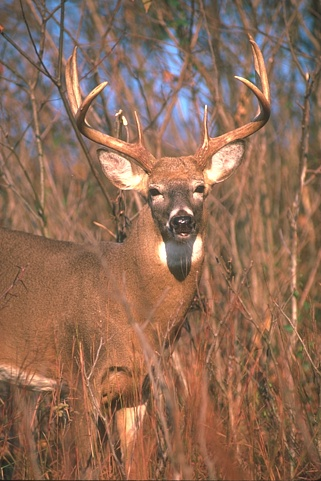
%> input picture matlab/Chen_ICCV2015_code/imdata/104010.jpg, 321 x 481 px; its folder holds only this picture in this run
$ octave Demo.m   (GNU Octave 9; MATLAB toolbox functions it lacks are replaced by stand-ins)
%> lines starting %> are read from the running program, lines starting %| are printed output that depends on the picture
### matlab/Chen_ICCV2015_code/image2cols.m
% -----------------------------------------------------------------------
%Inputs:
% im:  the noisy image to be patchized
% pSz: the predefined size of patches
% stride: the predfined gap between neighbor patches
%
%Outputs:
% res: the set of decomposed patches
%
% Last revision: 1-Dec-2015
%
% Authors: Guangyong Chen
% License: MIT License
%
% Copyright (c) 2015 Guangyong Chen
%
% Permission is hereby granted, free of charge, to any person obtaining
% a copy of this software and associated documentation files (the
% "Software"), to deal in the Software without restriction, including
% without limitation the rights to use, copy, modify, merge, publish,
% distribute, sublicense, and/or sell copies of the Software, and to
% permit persons to whom the Software is furnished to do so, subject to
% the following conditions:
%
% The above copyright notice and this permission notice shall be
% included in all copies or substantial portions of the Software.
%
% THE SOFTWARE IS PROVIDED "AS IS", WITHOUT WARRANTY OF ANY KIND,
% EXPRESS OR IMPLIED, INCLUDING BUT NOT LIMITED TO THE WARRANTIES OF
% MERCHANTABILITY, FITNESS FOR A PARTICULAR PURPOSE AND
% NONINFRINGEMENT. IN NO EVENT SHALL THE AUTHORS OR COPYRIGHT HOLDERS BE
% LIABLE FOR ANY CLAIM, DAMAGES OR OTHER LIABILITY, WHETHER IN AN ACTION
% OF CONTRACT, TORT OR OTHERWISE, ARISING FROM, OUT OF OR IN CONNECTION
% WITH THE SOFTWARE OR THE USE OR OTHER DEALINGS IN THE SOFTWARE.
%
% -----------------------------------------------------------------------
function res = image2cols(im, pSz, stride)
  res = [];

  range_y = 1:stride:(size(im,1)-pSz+1);
  range_x = 1:stride:(size(im,2)-pSz+1);
  channel = size(im,3);
  if (range_y(end)~=(size(im,1)-pSz+1))
    range_y = [range_y (size(im,1)-pSz+1)];
  end
  if (range_x(end)~=(size(im,2)-pSz+1))
    range_x = [range_x (size(im,2)-pSz+1)];
  end
  sz = length(range_y)*length(range_x);

  tmp = zeros(pSz^2*channel, sz);

  idx = 0;
  for y=range_y
    for x=range_x
      p = im(y:y+pSz-1,x:x+pSz-1,:);
      idx = idx + 1;
      tmp(:,idx) = p(:);
    end
  end

  res = [res, tmp];


return

### matlab/Chen_ICCV2015_code/NoiseEstimation.m
% -----------------------------------------------------------------------
%Inputs:
% im_noisy:  the noisy image whose noise level requires to be estimated
% PatchSize: the predefined size of patches
%
%Outputs:
% estsigma: Estimated result given by our method
%
% Last revision: 1-Dec-2015
%
% Authors: Guangyong Chen
% License: MIT License
%
% Copyright (c) 2015 Guangyong Chen
%
% Permission is hereby granted, free of charge, to any person obtaining
% a copy of this software and associated documentation files (the
% "Software"), to deal in the Software without restriction, including
% without limitation the rights to use, copy, modify, merge, publish,
% distribute, sublicense, and/or sell copies of the Software, and to
% permit persons to whom the Software is furnished to do so, subject to
% the following conditions:
%
% The above copyright notice and this permission notice shall be
% included in all copies or substantial portions of the Software.
%
% THE SOFTWARE IS PROVIDED "AS IS", WITHOUT WARRANTY OF ANY KIND,
% EXPRESS OR IMPLIED, INCLUDING BUT NOT LIMITED TO THE WARRANTIES OF
% MERCHANTABILITY, FITNESS FOR A PARTICULAR PURPOSE AND
% NONINFRINGEMENT. IN NO EVENT SHALL THE AUTHORS OR COPYRIGHT HOLDERS BE
% LIABLE FOR ANY CLAIM, DAMAGES OR OTHER LIABILITY, WHETHER IN AN ACTION
% OF CONTRACT, TORT OR OTHERWISE, ARISING FROM, OUT OF OR IN CONNECTION
% WITH THE SOFTWARE OR THE USE OR OTHER DEALINGS IN THE SOFTWARE.
%
% -----------------------------------------------------------------------
function estsigma =NoiseEstimation(im_noisy,PatchSize)

p_out = image2cols(im_noisy, PatchSize, 3);

mu = mean(p_out,2);
sigma=(p_out-repmat(mu,[1,size(p_out,2)])) ...
        *(p_out-repmat(mu,[1,size(p_out,2)]))'/(size(p_out,2));
eigvalue = (sort((eig(sigma)),'ascend'));

for CompCnt = size(p_out,1):-1:1
    Mean = mean(eigvalue(1:CompCnt));

    if(sum(eigvalue(1:CompCnt)>Mean) == sum(eigvalue(1:CompCnt)<Mean))
        break
    end

end
estsigma = sqrt(Mean);

### matlab/Chen_ICCV2015_code/Demo.m
% -----------------------------------------------------------------------
%
% Last revision: 1-Dec-2015
%
% Authors: Guangyong Chen
% License: MIT License
%
% Copyright (c) 2015 Guangyong Chen
%
% Permission is hereby granted, free of charge, to any person obtaining
% a copy of this software and associated documentation files (the
% "Software"), to deal in the Software without restriction, including
% without limitation the rights to use, copy, modify, merge, publish,
% distribute, sublicense, and/or sell copies of the Software, and to
% permit persons to whom the Software is furnished to do so, subject to
% the following conditions:
%
% The above copyright notice and this permission notice shall be
% included in all copies or substantial portions of the Software.
%
% THE SOFTWARE IS PROVIDED "AS IS", WITHOUT WARRANTY OF ANY KIND,
% EXPRESS OR IMPLIED, INCLUDING BUT NOT LIMITED TO THE WARRANTIES OF
% MERCHANTABILITY, FITNESS FOR A PARTICULAR PURPOSE AND
% NONINFRINGEMENT. IN NO EVENT SHALL THE AUTHORS OR COPYRIGHT HOLDERS BE
% LIABLE FOR ANY CLAIM, DAMAGES OR OTHER LIABILITY, WHETHER IN AN ACTION
% OF CONTRACT, TORT OR OTHERWISE, ARISING FROM, OUT OF OR IN CONNECTION
% WITH THE SOFTWARE OR THE USE OR OTHER DEALINGS IN THE SOFTWARE.
%
% -----------------------------------------------------------------------
clc;clear;close all;
addpath(genpath('./'));
fileList = dir('./imdata/*.jpg');

SigmaCnt = 1;
SigVariance = [];
for givsigma =  10:10:50

    for ImCnt = 1: numel(fileList)
        im =  double(imread(fileList(ImCnt).name));
        im_noisy = im + +randn(size(im))*givsigma;
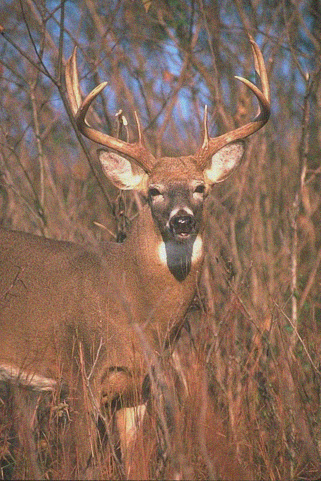
%> im_noisy: size 481x321x3 double; mean R, G, B 143.1, 107.7, 87.3; drawn with min black and max white

        estsigma =NoiseEstimation(im_noisy, 8);
%> after the loop in image2cols, `for y=range_y`: idx = 16854
%> in NoiseEstimation, `mu = mean(p_out,2);`: mu = 192 values, max 144.1 at index 15, min 87.06 at index 192, mean 113.1
%> in NoiseEstimation, `sigma=(p_out-repmat(mu,[1,size(p_out,2)])) *(p_out-repmat(mu,[1,size(p..`:
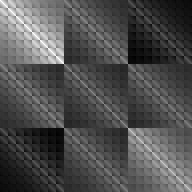
%> sigma: size 192x192 double; min 91.01, max 1565.2, mean 553.4; drawn with min black and max white
%> in NoiseEstimation, `eigvalue = (sort((eig(sigma)),'ascend'));`: eigvalue = 192 values from 85.48 to 107642.3
%> the loop in NoiseEstimation, `for CompCnt = size(p_out,1):-1:1` made 95 passes
%> Mean on passes 1 to 12: 1215.6, 658.4, 461.7, 369.2, 325, 291.2, 269.6, 252.6, 237.6, 226.7, 216.3, 208.4
%> in NoiseEstimation, `estsigma = sqrt(Mean);`: estsigma = 9.97
%> estsigma = 9.97

        disp(strcat('gnd:',num2str(givsigma),'-Estimated:',num2str(estsigma)));
%| gnd:10-Estimated:9.9746
    end
end
